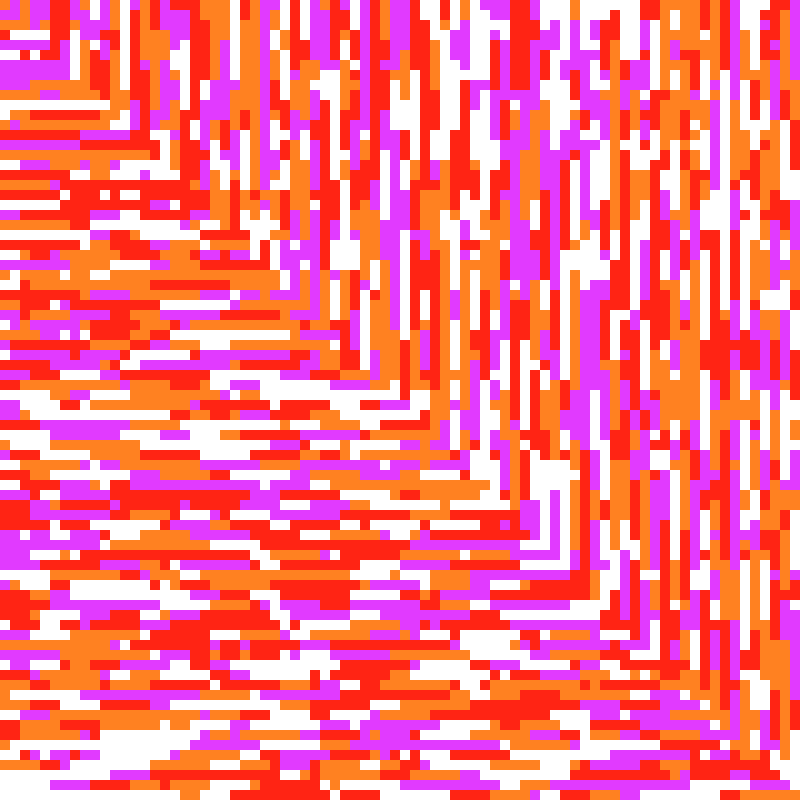
Frame 1 (no input)
Frame 60 (the mouse pressed at the canvas centre just before this capture): identical to frame 1, image omitted
Frame 120 (the mouse held since frame 60 and released just before this capture): identical to frame 1, image omitted

The Processing sketch that drew this single still picture (run headless with seeded random() and noise(); from frame 60 on, the mouse is pressed at the canvas centre):

// Processing sketch: v4_1MarkovChains_Corners
// ── v4_1MarkovChains_Corners.pde
void settings() {
  size( size_of_canvas , size_of_canvas ) ;
}

void setup() {
    noStroke() ;
    for( int dist = 0 ; dist < size_of_canvas ; dist += SIZE_OF_A_SQUARE ) {
        CurrentState S = new CurrentState(0,dist) ;
        while( S.x < dist ) {
            S.DrawASquare() ;
            S.x += SIZE_OF_A_SQUARE ; 
        } ;
        while( S.y >= 0 ) {
            S.DrawASquare() ;
            S.y -= SIZE_OF_A_SQUARE ; 
        }
    }
}

void draw(){}

void keyPressed(){
    println("Saving . . . ") ;
    String time = year()+"_"+month()+"_"+day()+"_"+hour()+"_"+minute()+"_"+second() ;
    save("z"+time+".png") ;
    println("Saved") ;
}

// ── CurrentState.pde
int SIZE_OF_A_SQUARE = 10 ; // in pixels
int SIZE_OF_MATRIX = 80 ; // in squares
int size_of_canvas = SIZE_OF_A_SQUARE * SIZE_OF_MATRIX ;

color white = color(255,255,255) ; 
color lightGreen = color(161,237,156) ;
color darkGreen = color(33,111,28) ;
color orange = color( 250 , 186 , 45 ) ;
color pink = color( 206 , 156 , 195 ) ;

float probaKeepingTheSameColour = 0.75 ;

color[] COLOURS = { color(225,58,255) , color(255,129,33) , color(255,36,20) , color(255,255,255) }; // violet orange rouge blanc
int nbColours = 4 ;

public class CurrentState {
  int x , y ;
  int colour ;
  float[][] markov ;
  
  CurrentState( int x , int y ) {
    this.x = x ;
    this.y = y ;
    this.colour = floor( random( COLOURS.length ) ) ;
    this.markov = randomMarkov( nbColours , probaKeepingTheSameColour ) ;
  };
  
  void DrawASquare(){     
     float rand = random(1) ;
     int nextColour = 0 ;
     float cumulProb = markov[colour][nextColour] ;
     while( rand > cumulProb ){
       ++nextColour ;
       cumulProb += markov[colour][nextColour] ;
     }
     colour = nextColour ;
     fill( COLOURS[colour] ) ;
     rect( x , y , SIZE_OF_A_SQUARE , SIZE_OF_A_SQUARE ) ;
  };
}

// ── MarkovChains.pde
float[][] randomMarkov( int size , float probaDiag ){
  
  float[][] markov = new float[size][size] ;
  
  
  for( int i = 0 ; i < size ; ++i ){ // Loop over the lines of the Markov matrix
    // To uniformly pick a set of probabilities that sum up to 1-probaDiag
    float[] probasCumul = new float[size] ;
    for( int k = 1 ; k < size-1 ; ++k ){
      probasCumul[k] = random(1-probaDiag) ;
    }
    probasCumul = sort(probasCumul) ;
    probasCumul[0] = probaDiag ;
    probasCumul[1] = 1-probaDiag - probasCumul[size-1] ;
    for( int k = size-1 ; k>2 ; --k ){
      probasCumul[k] -= probasCumul[k-1] ;
    }
    swap( probasCumul , i , 0 ) ;
    for( int j = 0 ; j < size ; ++j ){
      markov[i][j] = probasCumul[j] ;
    }
  }
  return markov ;
}

void swap( float[] tab , int k , int l ){
  float tmp = tab[k] ;
  tab[k] = tab[l] ;
  tab[l] = tmp ;
}
